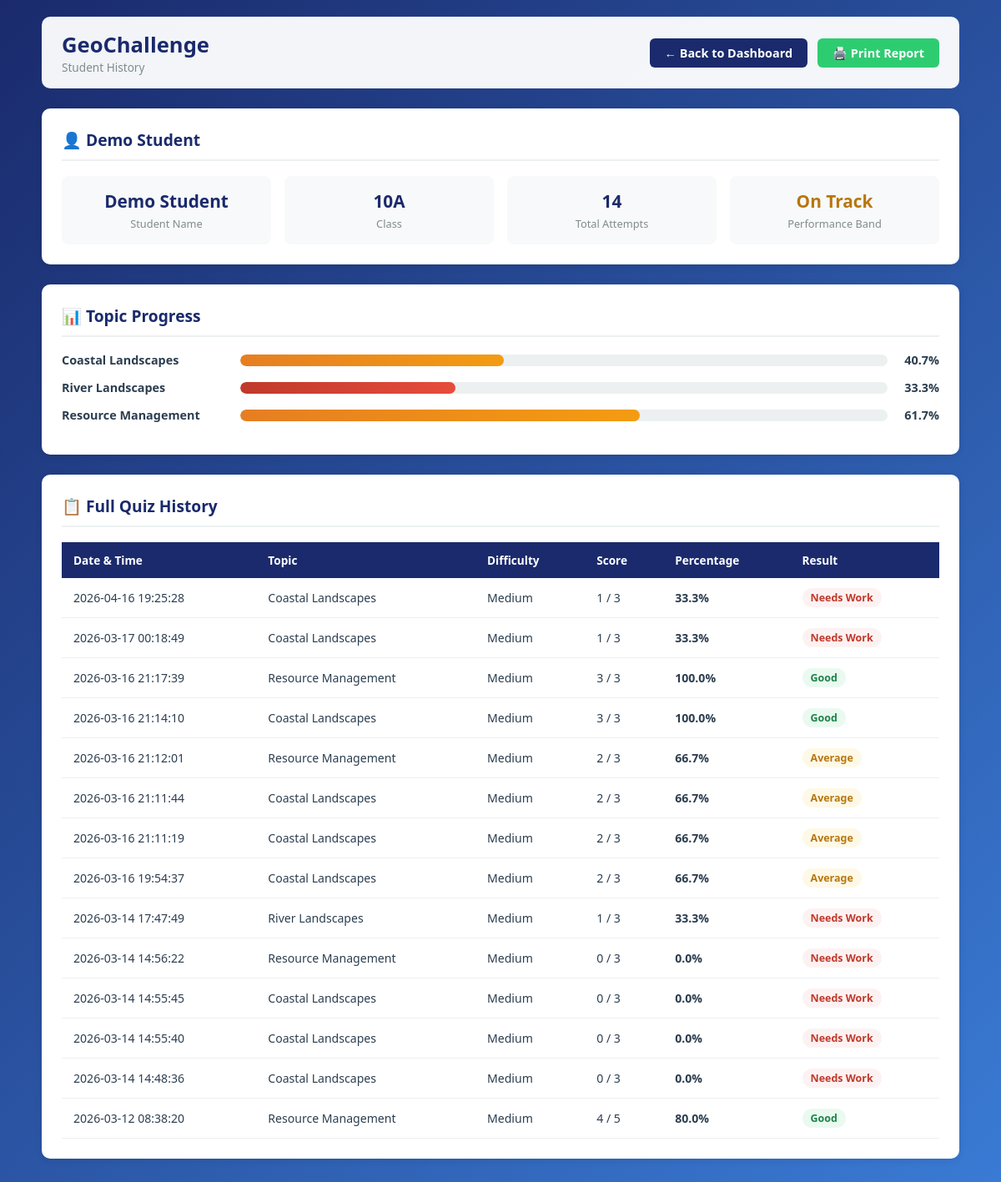
The page /student-history/1 (signed in) on the database its author committed.
### tables this page shows
CREATE TABLE students (
            id INTEGER PRIMARY KEY AUTOINCREMENT,
            username TEXT UNIQUE NOT NULL,
            password TEXT NOT NULL,
            name TEXT NOT NULL,
            class TEXT NOT NULL,
            performance_category TEXT DEFAULT 'medium'
        , flagged INTEGER DEFAULT 0);

CREATE TABLE progress (
            id INTEGER PRIMARY KEY AUTOINCREMENT,
            student_id INTEGER NOT NULL,
            topic TEXT NOT NULL,
            percentage REAL DEFAULT 0,
            category TEXT DEFAULT 'red',
            FOREIGN KEY (student_id) REFERENCES students(id)
        );

CREATE TABLE quiz_results (
            id INTEGER PRIMARY KEY AUTOINCREMENT,
            student_id INTEGER NOT NULL,
            topic TEXT NOT NULL,
            difficulty TEXT NOT NULL,
            score INTEGER NOT NULL,
            total_questions INTEGER NOT NULL,
            date_taken TIMESTAMP DEFAULT CURRENT_TIMESTAMP,
            FOREIGN KEY (student_id) REFERENCES students(id)
        );

### app.py (the view)
@app.route("/student-history/<int:student_id>")
def student_history(student_id):
    if not login_required("teacher"):
        return redirect(url_for("teacher_login"))
    conn = get_connection()
    cursor = conn.cursor()
    cursor.execute(
        "SELECT id, name, class, performance_category, flagged FROM students WHERE id = ?",
        (student_id,)
    )
    student = cursor.fetchone()
    if not student:
        conn.close()
        return redirect(url_for("teacher_dashboard"))
    cursor.execute("""
        SELECT topic, difficulty, score, total_questions,
               ROUND(CAST(score AS FLOAT) / total_questions * 100, 1) as percentage,
               date_taken
        FROM quiz_results WHERE student_id = ? ORDER BY date_taken DESC
    """, (student_id,))
    attempts = [dict(row) for row in cursor.fetchall()]
    cursor.execute(
        "SELECT topic, percentage, category FROM progress WHERE student_id = ?",
        (student_id,)
    )
    progress = {row["topic"]: dict(row) for row in cursor.fetchall()}
    conn.close()
    return render_template(
        "student-history.html",
        student=dict(student),
        attempts=attempts,
        progress=progress
    )

### app.py (called while the page is built)
def get_connection():
    conn = sqlite3.connect("database.db")
    conn.row_factory = sqlite3.Row
    return conn

def login_required(role):
    return "user_id" in session and session.get("role") == role

### templates/student-history.html (shortened to what this page needs)
<!DOCTYPE html>
<html lang="en">
<head>
</head>
<body>
<div class="container">
    <header>
        <div>
            <h1>GeoChallenge</h1>
            <div style="font-size:0.85rem;color:#7f8c8d;">Student History</div>
        </div>
        <div style="display:flex;gap:12px;">
            <a href="/teacher-dashboard" class="back-btn">← Back to Dashboard</a>
            <a href="/student-report/{{ student.id }}" class="back-btn" style="background:#2ecc71;" target="_blank">🖨️ Print Report</a>
        </div>
    </header>
    <div class="section-card">
        <div class="section-title">👤 {{ student.name }}</div>
        <div class="student-info">
            <div class="info-box">
                <div class="info-value">{{ student.name }}</div>
                <div class="info-label">Student Name</div>
            </div>
            <div class="info-box">
                <div class="info-value">{{ student.class }}</div>
                <div class="info-label">Class</div>
            </div>
            <div class="info-box">
                <div class="info-value">{{ attempts | length }}</div>
                <div class="info-label">Total Attempts</div>
            </div>
            <div class="info-box">
                {% if student.performance_category == 'top' %}
                    <div class="info-value" style="color:#1e8449;">Top</div>
                {% elif student.performance_category == 'medium' %}
                    <div class="info-value" style="color:#b7770d;">On Track</div>
                {% else %}
                    <div class="info-value" style="color:#c0392b;">Needs Support</div>
                {% endif %}
                <div class="info-label">Performance Band</div>
            </div>
        </div>
    </div>
    <div class="section-card">
        <div class="section-title">📊 Topic Progress</div>
        {% set topics = ["Coastal Landscapes", "River Landscapes", "Resource Management"] %}
        {% for topic in topics %}
            {% set data = progress.get(topic, {}) %}
            {% set pct = data.get('percentage', 0) or 0 %}
            {% set cat = data.get('category', 'red') %}
            <div class="topic-row">
                <div class="topic-name">{{ topic }}</div>
                <div class="bar-track">
                    <div class="bar-fill fill-{{ cat }}" style="width: {{ pct }}%;"></div>
                </div>
                <div class="bar-pct">
                    {% if pct %}{{ pct }}%{% else %}0%{% endif %}
                </div>
            </div>
        {% endfor %}
    </div>
    <div class="section-card">
        <div class="section-title">📋 Full Quiz History</div>
        {% if attempts %}
        <table>
            <thead>
                <tr>
                    <th>Date & Time</th>
                    <th>Topic</th>
                    <th>Difficulty</th>
                    <th>Score</th>
                    <th>Percentage</th>
                    <th>Result</th>
                </tr>
            </thead>
            <tbody>
                {% for a in attempts %}
                <tr>
                    <td>{{ a.date_taken }}</td>
                    <td>{{ a.topic }}</td>
                    <td style="text-transform: capitalize;">{{ a.difficulty }}</td>
                    <td>{{ a.score }} / {{ a.total_questions }}</td>
                    <td><strong>{{ a.percentage }}%</strong></td>
                    <td>
                        {% if a.percentage >= 70 %}
                            <span class="badge badge-green">Good</span>
                        {% elif a.percentage >= 40 %}
                            <span class="badge badge-amber">Average</span>
                        {% else %}
                            <span class="badge badge-red">Needs Work</span>
                        {% endif %}
                    </td>
                </tr>
                {% endfor %}
            </tbody>
        </table>
        {% else %}
        <p class="no-data">This student has not completed any quizzes yet.</p>
        {% endif %}
    </div>
</div>
</body>
</html>

### templates/student-history.html (style rules this page uses)
* { margin: 0; padding: 0; box-sizing: border-box; font-family: 'Segoe UI', Tahoma, Geneva, Verdana, sans-serif; }
body { background: linear-gradient(135deg, #1a2a6c, #3a7bd5); min-height: 100vh; padding: 20px; }
.container { max-width: 1100px; margin: 0 auto; }
header { display: flex; justify-content: space-between; align-items: center; padding: 16px 24px; background: rgba(255,255,255,0.95); border-radius: 10px; margin-bottom: 24px; }
header h1 { font-size: 1.6rem; color: #1a2a6c; }
.back-btn { padding: 8px 18px; background: #1a2a6c; color: white; border-radius: 6px; text-decoration: none; font-weight: 600; font-size: 0.9rem; }
.section-card { background: white; border-radius: 10px; padding: 24px; margin-bottom: 24px; box-shadow: 0 2px 8px rgba(0,0,0,0.1); }
.section-title { font-size: 1.2rem; font-weight: 700; color: #1a2a6c; margin-bottom: 18px; padding-bottom: 10px; border-bottom: 2px solid #ecf0f1; }
.student-info { display: grid; grid-template-columns: repeat(4, 1fr); gap: 16px; }
.info-box { padding: 16px; background: #f8f9fa; border-radius: 8px; text-align: center; }
.info-value { font-size: 1.3rem; font-weight: 800; color: #1a2a6c; }
.info-label { font-size: 0.8rem; color: #7f8c8d; margin-top: 4px; }
.topic-row { display: flex; align-items: center; gap: 14px; margin-bottom: 14px; }
.topic-name { width: 200px; font-size: 0.9rem; font-weight: 600; color: #2c3e50; flex-shrink: 0; }
.bar-track { flex: 1; height: 14px; background: #ecf0f1; border-radius: 7px; overflow: hidden; }
.bar-fill { height: 100%; border-radius: 7px; }
.fill-amber { background: linear-gradient(90deg, #e67e22, #f39c12); }
.fill-red { background: linear-gradient(90deg, #c0392b, #e74c3c); }
.bar-pct { width: 48px; text-align: right; font-size: 0.9rem; font-weight: 700; color: #2c3e50; }
table { width: 100%; border-collapse: collapse; }
thead tr { background: #1a2a6c; }
thead th { padding: 12px 14px; text-align: left; color: white; font-size: 0.85rem; font-weight: 600; }
tbody tr { border-bottom: 1px solid #ecf0f1; }
tbody td { padding: 12px 14px; font-size: 0.88rem; color: #2c3e50; }
.badge { display: inline-block; padding: 3px 10px; border-radius: 12px; font-size: 0.78rem; font-weight: 700; }
.badge-green { background: #eafaf1; color: #1e8449; }
.badge-amber { background: #fef9e7; color: #b7770d; }
.badge-red { background: #fdf2f2; color: #c0392b; }

### rows shown on the page
students: name "Demo Student", class "10A"
progress: category "amber" (drawn), topics "40.7"
progress: category "red" (drawn), topics "33.3"
progress: category "amber" (drawn), topics "61.7"
quiz_results: date_taken "2026-04-16 19:25:28", topic "Coastal Landscapes", difficulty "Medium", score "1", total_questions "3", percentage "33.3", shows "Needs Work"
quiz_results: date_taken "2026-03-17 00:18:49", topic "Coastal Landscapes", difficulty "Medium", score "1", total_questions "3", percentage "33.3", shows "Needs Work"
quiz_results: date_taken "2026-03-16 21:17:39", topic "Resource Management", difficulty "Medium", score "3", total_questions "3", percentage "100.0", shows "Good"
quiz_results: date_taken "2026-03-16 21:14:10", topic "Coastal Landscapes", difficulty "Medium", score "3", total_questions "3", percentage "100.0", shows "Good"
quiz_results: date_taken "2026-03-16 21:12:01", topic "Resource Management", difficulty "Medium", score "2", total_questions "3", percentage "66.7", shows "Average"
quiz_results: date_taken "2026-03-16 21:11:44", topic "Coastal Landscapes", difficulty "Medium", score "2", total_questions "3", percentage "66.7", shows "Average"
quiz_results: date_taken "2026-03-16 21:11:19", topic "Coastal Landscapes", difficulty "Medium", score "2", total_questions "3", percentage "66.7", shows "Average"
quiz_results: date_taken "2026-03-16 19:54:37", topic "Coastal Landscapes", difficulty "Medium", score "2", total_questions "3", percentage "66.7", shows "Average"
quiz_results: date_taken "2026-03-14 17:47:49", topic "River Landscapes", difficulty "Medium", score "1", total_questions "3", percentage "33.3", shows "Needs Work"
quiz_results: date_taken "2026-03-14 14:56:22", topic "Resource Management", difficulty "Medium", score "0", total_questions "3", percentage "0.0", shows "Needs Work"
quiz_results: date_taken "2026-03-14 14:55:45", topic "Coastal Landscapes", difficulty "Medium", score "0", total_questions "3", percentage "0.0", shows "Needs Work"
quiz_results: date_taken "2026-03-14 14:55:40", topic "Coastal Landscapes", difficulty "Medium", score "0", total_questions "3", percentage "0.0", shows "Needs Work"
quiz_results: date_taken "2026-03-14 14:48:36", topic "Coastal Landscapes", difficulty "Medium", score "0", total_questions "3", percentage "0.0", shows "Needs Work"
quiz_results: date_taken "2026-03-12 08:38:20", topic "Resource Management", difficulty "Medium", score "4", total_questions "5", percentage "80.0", shows "Good"

### other values the page prints
{{ attempts | length }} "14"
{{ topic }} "Coastal Landscapes" "River Landscapes" "Resource Management"
